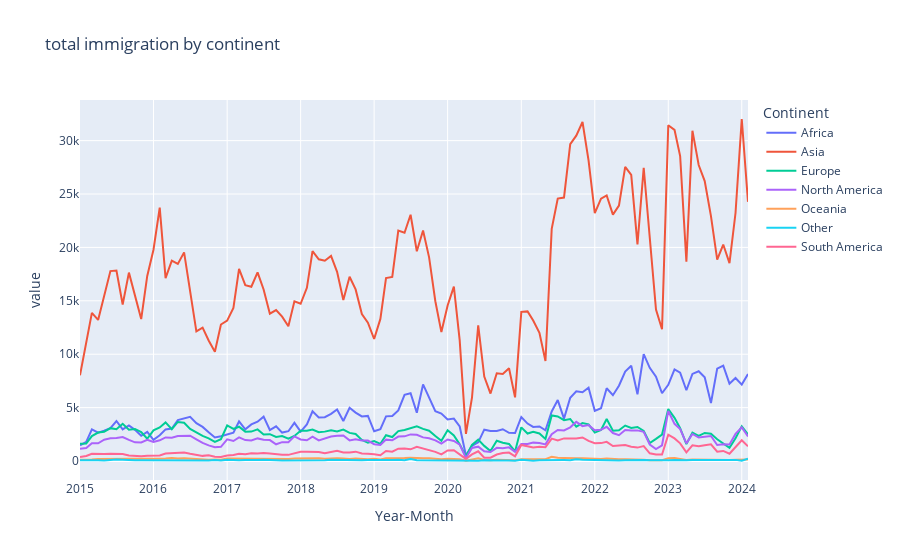

The notebook cell saved with this chart:
### Markdown cell above
### Total immigrants over time per continent

### Code cell
px.line(df_grouped_by_continent, title="total immigration by continent")
